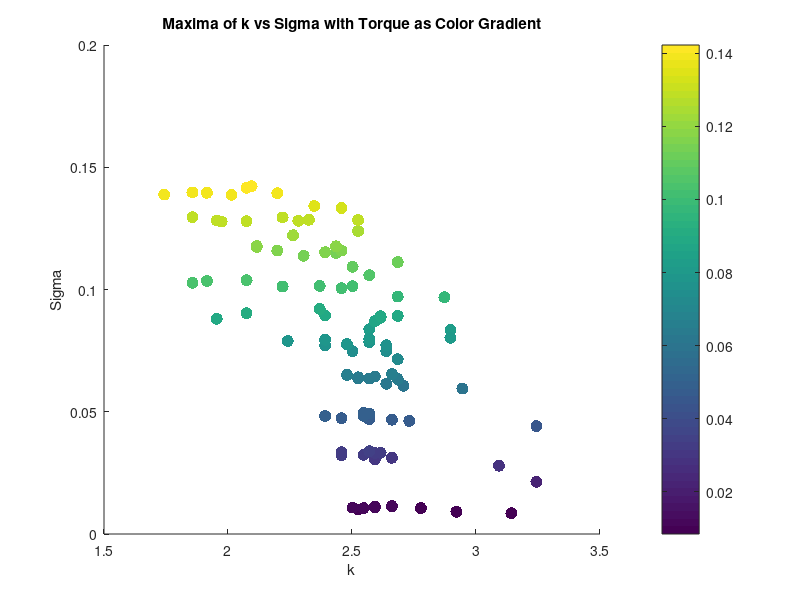

This chart was generated by the following MATLAB code: (Note: this script raises an error after producing the figure.)
clear all;
close all;


%% Torque Analysis
load('maxima_data.mat');
% take every 11th point and move them all to the end of the vector

move_idx = 1:11:length(torque_values);

%add the indices to the end of the vector
torque_values= [torque_values, torque_values(move_idx)];
torque_values(move_idx) = []; % Remove every 11th point

maxima_k = [maxima_k, maxima_k(move_idx)];
maxima_k(move_idx) = []; % Remove every 11th point
maxima_sigma = [maxima_sigma, maxima_sigma(move_idx)];
maxima_sigma(move_idx) = []; % Remove every 11th point
maxima_corr = [maxima_corr, maxima_corr(move_idx)];
maxima_corr(move_idx) = []; % Remove every 11th point
maxima_sigma = maxima_sigma.^2; % Square the sigma values for analysis
scatter(maxima_sigma,torque_values, 75, torque_values, 'filled');
xlabel('k');
ylabel('Sigma');
title('Maxima of k vs Sigma with Torque as Color Gradient');
%Lable the colorbar as Torque
cbar = colorbar;
cbar.Label.String = 'Torque';
cbar.Label.FontSize = 14;
cbar.FontSize = 14;
colormap(jet); % Use a colormap that is suitable for continuous data
caxis([min(torque_values) max(torque_values)]);

grid on;
% K means clustering of torque into 10 clusters, taking mean of each cluster k, sigma and corr too
% [cluster_idx, cluster_centers] = kmeans(torque_values', 10);
%instead of kmeans do every 10th point
% Create a vector of cluster indices


num_clusters = 10;
cluster_idx = zeros(size(torque_values));
for i = 1:num_clusters
    cluster_idx(i:num_clusters:end) = i; % Assign every 10th point to a cluster
end
disp(cluster_idx)

% Take the mean of each cluster
torque_means = zeros(10, 1);
torque_stds = zeros(10, 1);
sigma_means = zeros(10, 1);
sigma_stds = zeros(10, 1);
k_means = zeros(10, 1);
corr_means = zeros(10, 1);
for i = 1:10
    torque_means(i) = mean(torque_values(cluster_idx == i));
    torque_stds(i) = std(torque_values(cluster_idx == i));
    sigma_means(i) = mean(maxima_sigma(cluster_idx == i));
    k_means(i) = mean(maxima_k(cluster_idx == i));
    corr_means(i) = mean(maxima_corr(cluster_idx == i));
    sigma_stds(i) = std(maxima_sigma(cluster_idx == i));
end
figure;
% Plot the means of torque 
plot(torque_values);

% Plot the clusters
figure;
scatter(sigma_means, torque_means, 75, 'filled');
xlabel('Sigma');
ylabel('Torque');
zlabel('Torque');
title('Clustered Maxima of k vs Sigma with Torque as Color Gradient');
grid on;
% % Ensure data is sorted for polyfit
% [sigma_sorted, sort_idx] = sort(maxima_sigma);
% torque_sorted = torque_values(sort_idx);
% % Display correlation between torque and sigma
% disp('Correlation between Torque and Sigma:');
% disp(corr(torque_sorted', sigma_sorted'));
% % Display correlation between torque and sigma^2
% disp('Correlation between Torque and Sigma^2:');
% disp(corr(torque_sorted', sigma_sorted'.^2));
% % Polyfit for sigma vs torque (order 1 and 2)
% p1_sigma = polyfit(sigma_sorted, torque_sorted, 1);
% % Calculate fitted values and normalized MSE for sigma vs torque
% fitted_torque_p1_sigma = polyval(p1_sigma, sigma_sorted);
% mse_p1_sigma = mean((torque_sorted - fitted_torque_p1_sigma).^2);
% nmse_p1_sigma = mse_p1_sigma / var(torque_sorted);
% % Display results for sigma vs torque
% disp('Sigma vs Torque:');
% disp(['Order 1 nMSE: ', num2str(nmse_p1_sigma)]);
% %display correlation between torque and sigma
% % Plot for sigma vs torque with polynomial fits (first instance)
% figure;
% scatter(sigma_sorted, torque_sorted, 50, 'filled','DisplayName', 'Data');
% hold on;
% plot(sigma_sorted, fitted_torque_p1_sigma, '-r', 'DisplayName', ...
%     ['Order 1 Fit: y = ', num2str(p1_sigma(1)), 'x + ', num2str(p1_sigma(2)), ...
%     ', nMSE = ', num2str(nmse_p1_sigma)]);
% xlabel('Sigma');
% ylabel('Torque');
% title('Sigma vs Torque with Polynomial Fits');
% grid on;

% %Plot means of sigma as bar plot with variance as error bars
% figure;
% [sorted_sigma_means,idx] = sort(sigma_means);
% sorted_sigma_stds = sigma_stds(idx);
% bar(sorted_sigma_means.^2, 'FaceColor', [0.2 0.6 0.8], 'EdgeColor', 'k', 'LineWidth', 1.5);
% % Set the x-ticks to the cluster indices
% hold on;
% errorbar(sorted_sigma_means.^2,sorted_sigma_stds, 'k.', 'LineWidth', 1.5);
% ylim([1.95 2.85]);

% xlabel('Torque Number');
% ylabel('Mean Sigma^2');

% %Same Bar plot with torque means
% figure;
% [sorted_torque_means,idx_torque] = sort(torque_means);
% bar(sorted_torque_means, 'FaceColor', [0.2 0.6 0.8], 'EdgeColor', 'k', 'LineWidth', 1.5);
% hold on;
% errorbar(sorted_torque_means, torque_stds(idx_torque), 'k.', 'LineWidth', 1.5);
% xlabel('Torque Number');
% ylabel('Mean Torque');
% title('Mean Torque for Each Cluster with Error Bars');



% % Ensure data is sorted for polyfit
% [sigma_sorted, sort_idx] = sort(sigma_means);
% torque_sorted = torque_means(sort_idx);
% %Display correlation between torque and sigma
% disp('Correlation between Torque and Sigma:');
% disp(corr(torque_sorted, sigma_sorted));
% %Display correlation between torque and sigma^2
% disp('Correlation between Torque and Sigma^2:');
% disp(corr(torque_sorted, sigma_sorted.^2));
% % Polyfit for sigma vs torque (order 1 and 2)
% p1_sigma = polyfit(sigma_sorted, torque_sorted, 1);
% p2_sigma = polyfit(sigma_sorted, torque_sorted, 2);
% % Calculate zitted values and normalized MSE for sigma vs torque
% fitted_torque_p1_sigma = polyval(p1_sigma, sigma_sorted);
% fitted_torque_p2_sigma = polyval(p2_sigma, sigma_sorted);
% mse_p1_sigma = mean((torque_sorted - fitted_torque_p1_sigma).^2);
% mse_p2_sigma = mean((torque_sorted - fitted_torque_p2_sigma).^2);
% nmse_p1_sigma = mse_p1_sigma / var(torque_sorted);
% nmse_p2_sigma = mse_p2_sigma / var(torque_sorted);
% % Display results for sigma vs torque
% disp('Sigma vs Torque:');
% disp(['Order 1 nMSE: ', num2str(nmse_p1_sigma)]);
% disp(['Order 2 nMSE: ', num2str(nmse_p2_sigma)]);
% % Plot for sigma vs torque with polynomial fits (second instance)
% figure;
% scatter(sigma_sorted, torque_sorted, 50, 'filled', 'DisplayName', 'Data');
% hold on;
% % plot(sigma_sorted, fitted_torque_p1_sigma, '-r', 'DisplayName', ...
% %     ['Order 1 Fit: y = ', num2str(p1_sigma(1)), 'x + ', num2str(p1_sigma(2)), ...
% %     ', nMSE = ', num2str(nmse_p1_sigma)]);
% % plot(sigma_sorted, fitted_torque_p2_sigma, '--g', 'DisplayName', ...
% %     ['Order 2 Fit: y = ', num2str(p2_sigma(1)), 'x^2 + ', num2str(p2_sigma(2)), ...
% %     'x + ', num2str(p2_sigma(3)), ', nMSE = ', num2str(nmse_p2_sigma)]);
% xlabel('Sigma');
% ylabel('Torque');
% title('Sigma vs Torque with Polynomial Fits');
% grid on;



% %% Diameter Analysis
% % Saved as diameter_value, k_values(max_k_idx), sigma_values(max_sigma_idx), max_val
% load('maxima_data_Diam.mat');
% figure;
% load('maxima_data.mat');
% scatter(maxima_matrix(:, 2), maxima_matrix(:, 3), 75, maxima_matrix(:, 1), 'filled');
% xlabel('k');
% ylabel('Sigma');
% title('Characteristic K and Sigma for all Diameters');
% %Lable the colorbar as Torque
% cbar = colorbar;
% cbar.Label.String = 'Diameter';
% cbar.Label.FontSize = 14;
% cbar.FontSize = 14;
% colormap(jet); % Use a colormap that is suitable for continuous data
% caxis([min(maxima_matrix(:,1)) max(maxima_matrix(:, 1))]);
% grid on;


% % K vs d
% % Ensure data is sorted for polyfit
% [k_sorted, sort_idx] = sort(maxima_matrix(:, 2));
% d_sorted = maxima_matrix(sort_idx, 1);
% % Display correlation between d and k
% disp('Correlation between Diameter and k:');
% disp(corr(d_sorted, k_sorted));

% %plot for k vs diam with polynomial fits
% figure;
% scatter(k_sorted, d_sorted, 50, 'filled', 'DisplayName', 'Data');
% grid on;
% hold on;
% p1_k = polyfit(k_sorted, d_sorted, 1);
% fitted_d_p1_k = polyval(p1_k, k_sorted);
% mse_p1_k = mean((d_sorted - fitted_d_p1_k).^2);
% nmse_p1_k = mse_p1_k / var(d_sorted);
% disp('Diameter vs k:');
% disp(['Order 1 nMSE: ', num2str(nmse_p1_k)]);
% % plot(k_sorted, fitted_d_p1_k, '-r', 'DisplayName', ...
% %     ['Order 1 Fit: y = ', num2str(p1_k(1)), 'x + ', num2str(p1_k(2)), ...
% %     ', nMSE = ', num2str(nmse_p1_k)]);
% xlabel('k');
% ylabel('Diameter');
% title('k vs Diameter with Polynomial Fits');


% % Compute mean and std of sigma for each unique diameter
% unique_diameters = unique(maxima_matrix(:, 1));
% sigma_means_diameter = zeros(size(unique_diameters));
% sigma_stds_diameter = zeros(size(unique_diameters));

% for i = 1:length(unique_diameters)
%     sigma_values_for_diameter = maxima_matrix(maxima_matrix(:, 1) == unique_diameters(i), 3);
%     sigma_means_diameter(i) = mean(sigma_values_for_diameter);
%     sigma_stds_diameter(i) = std(sigma_values_for_diameter);
%     torque_values_for_diameter = maxima_matrix(maxima_matrix(:, 1) == unique_diameters(i), 4);
%     mean_torque_for_diameter(i) = mean(torque_values_for_diameter);
%     std_torque_for_diameter(i) = std(torque_values_for_diameter);
%     k_values_for_diameter = maxima_matrix(maxima_matrix(:, 1) == unique_diameters(i), 2);
%     mean_k_for_diameter(i) = mean(k_values_for_diameter);
%     std_k_for_diameter(i) = std(k_values_for_diameter);
% end

% %Scatter of mean k vs mean diameter
% figure;
% scatter(mean_k_for_diameter, unique_diameters, 75, 'filled', 'DisplayName', 'Data');
% xlabel('Mean k');
% ylabel('Mean Diameter');
% title('Mean k vs Mean Diameter');
% grid on;
% hold on;


% % Bar plot of mean sigma with error bars for each diameter
% figure;
% bar(unique_diameters, sigma_means_diameter, 'FaceColor', [0.2 0.6 0.8], 'EdgeColor', 'k', 'LineWidth', 1.5);
% hold on;
% errorbar(unique_diameters, sigma_means_diameter, sigma_stds_diameter, 'k.', 'LineWidth', 1.5);
% xlabel('Diameter');
% ylabel('Mean Sigma');
% title('Mean Sigma for Each Diameter with Error Bars');
% grid on;

% figure;
% % Bar plot of mean torque with error bars for each diameter
% bar(unique_diameters, mean_torque_for_diameter, 'FaceColor', [0.2 0.6 0.8], 'EdgeColor', 'k', 'LineWidth', 1.5);
% hold on;
% errorbar(unique_diameters, mean_torque_for_diameter, std_torque_for_diameter, 'k.', 'LineWidth', 1.5);
% xlabel('Diameter'); 
% ylabel('Mean Torque');
% title('Mean Torque for Each Diameter with Error Bars');
% grid on;
